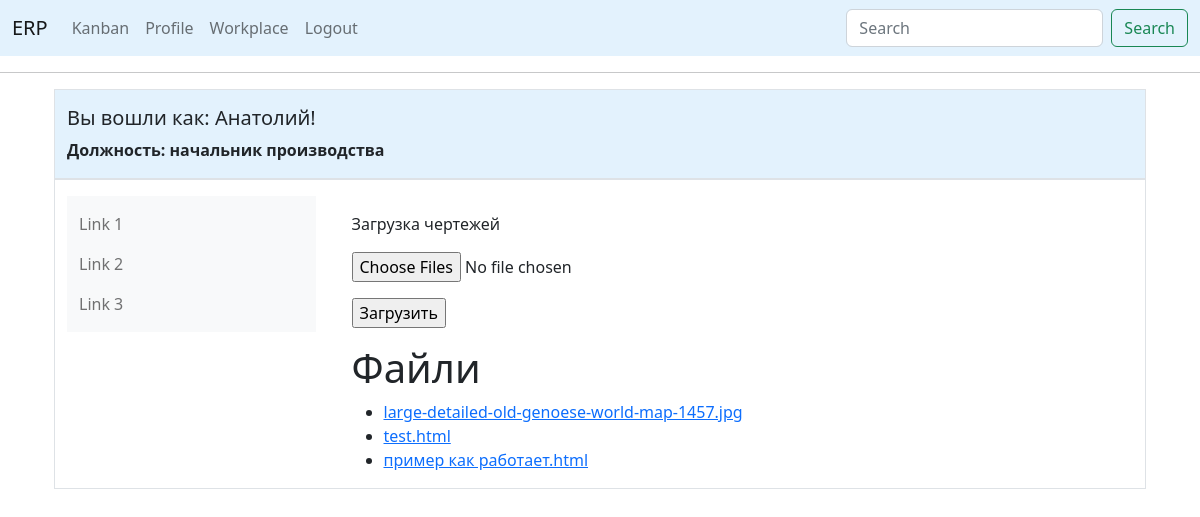
/upload_file (signed in), run on an earlier commit of the app's database.
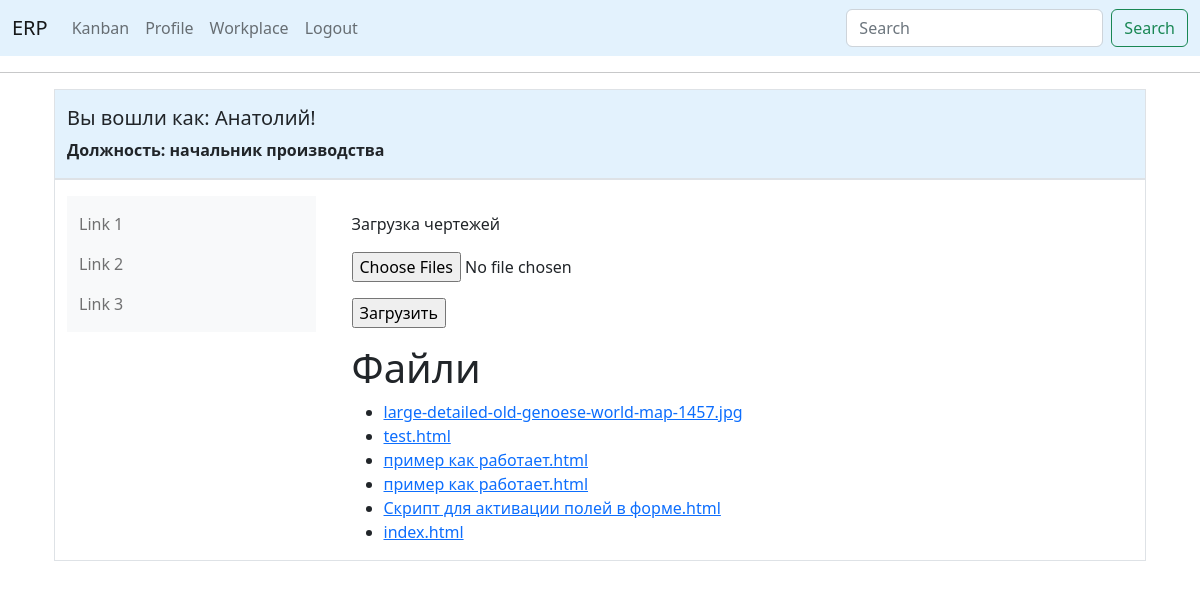
And on a later commit of the database.
### app/models.py (models this page shows)
class UploadFile(db.Model):
    id = db.Column(db.Integer, primary_key=True)
    user_id = db.Column(db.Integer, db.ForeignKey('user.id'))
    filename = db.Column(db.String(255))
    file_path = db.Column(db.String(255))

### app/routes.py (the view, shortened to what this page needs)
@app.route('/upload_file', methods=['GET', 'POST'])
@login_required
def upload_file():
    form = UploadForm()
    files = UploadFile.query.all()
    return render_template('upload_file.html', form=form, files=files)

### app/forms.py
class UploadForm(FlaskForm):
    files = FileField('', validators=[FileRequired(message='Не вибрано жодного файлу')],
                      render_kw={'multiple': True})
    submit=SubmitField('Загрузить')

### app/models.py (called while the page is built)
@login.user_loader
def load_user(id):
    return User.query.get(int(id))

### app/templates/upload_file.html (shortened to what this page needs)
{% if current_user.specialization_id is ne(2)%}
{% extends "base_bootstrap.html" %}
{% else %}
{% extends "base.html" %}
{% endif %}
{% block content %}
<div class="container mt-3">
    Загрузка чертежей
    <form target="" class="form-container" method="post" enctype="multipart/form-data">
        <p>
        {{form.files}}
        </p>
        <p>
            {{form.submit}}
        </p>
    </form>
    <div>
         <h1>Файли</h1>
    {% if files %}
        <ul>
        {% for file in files %}
            <li><a href="{{ url_for('download_file', filename=file.filename) }}">{{ file.filename }}</a></li>
        {% endfor %}
        </ul>
    {% else %}
        <p>Ще немає жодного завантаженого файлу</p>
    {% endif %}
    </div>
</div>
{% endblock %}

What changed in the data, as far as the page shows it:
added UploadFile: filename "пример как работает.html"
added UploadFile: filename "Скрипт для активации полей в форме.html"
added UploadFile: filename "index.html"
